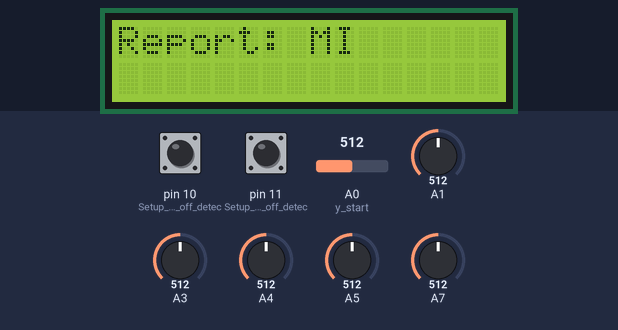
The sketch below on a simulated Arduino Uno, built with avr-gcc and run on an emulated ATmega328P. Shown: 16×2 character LCD. The inputs (shaded band) are chosen by the test bench; at power-on: A0 (y_start) = 512, pin 10 (Setup_for_leads_off_detec) LOW, pin 11 (Setup_for_leads_off_detec) LOW, A1 = 512, A3 = 512, A4 = 512, A5 = 512, A7 = 512. What the sketch prints to the serial monitor is not drawn.

Above: at 4.1 s.
4.2 s: A0 (y_start) set to 318
At 7.1 s:
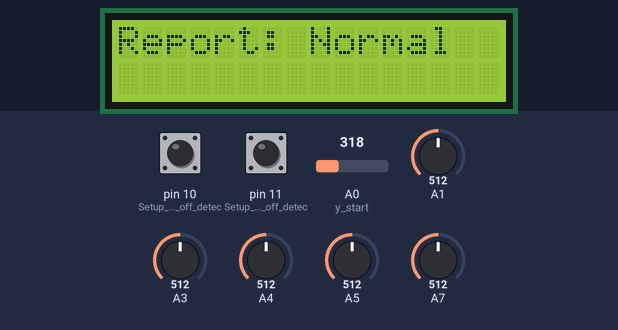
7.2 s: pin 10 (Setup_for_leads_off_detec) pulled HIGH for 0.15 s
10.3 s: pin 10 (Setup_for_leads_off_detec) pulled HIGH for 3.2 s
15.2 s: A0 (y_start) set to 306
18.2 s: pin 11 (Setup_for_leads_off_detec) pulled HIGH for 0.15 s
Timing chart, 0 to 21.2 s (numbered marks = the images above; inputs shaded):
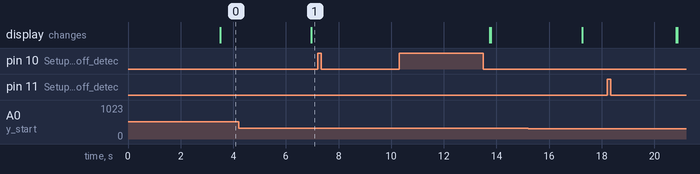

Measured:
- after the input at 4.2 s, the display: changes after 2.8 s (image 1)
- after the input at 7.2 s, every drawn part: stays the same

The sketch:

arduino.ino
```cpp
#include <Wire.h>
#include <LiquidCrystal_I2C.h>

LiquidCrystal_I2C lcd(0x27, 16, 2);
// SVM Weights
double w[] = {2.8985932476477125, -0.9270252682646416};
double c = -0.1931830992959192;
// Standar Scaler
double u = 288.58450704225353;
double p = 0.1361894949363624;
// Variable to help compute
int index = 0;
bool compute_svm = false;
float data_ecg[330];
int start = 0;
int finish = 0 ;
// Waves Value
float peak_value = 0;
int peak_index = 0;
float q_wave_value = 0;
float s_wave_value = 0;
float t_wave_value = 0;
int s_wave_index = 0;
int t_wave_index = 0;
float st_segment_value = 0;
// Eksponential Filter
float alpha=0.55;
float x_start;
float y_start =0;;
float y_prev = 0;


float mean(){
  float temp = 0;
  for(int i = 0; i <330; i++){
    temp += data_ecg[i];
  }

  float mean_value = temp / 330;
  u = mean_value;
}

float std_deviation(){
  float temp = 0;
  for(int i = 0; i <330; i++){
    temp += pow(data_ecg[i] - u, 2);
  }
  float dev = temp / 330;
  float std_dev = sqrt(dev);
  p = std_dev;
}

//SVM Compute
float svm_value(int q_wave, int st_segment){
  double temp = 0;
  temp += ((q_wave * w[0]));
  temp += ((st_segment * w[1]));
  return temp;
}

void svm(int svm_result){
  if (svm_result > c){
    lcd.clear();
    Serial.println("Report : Myocardial Infraction");
    Serial.print("Q Waves : ");
    Serial.println(q_wave_value);
    Serial.print("ST Segment : ");
    Serial.println(st_segment_value);
    Serial.print("Mean : ");
    Serial.println(u);
    Serial.print("Std dev : ");
    Serial.println(p);
    lcd.setCursor(0,0);
    lcd.print("Report: MI");
    compute_svm= true;
  }
  else {
    lcd.clear();
    Serial.println("Report : Noraml");
    Serial.print("Q Waves : ");
    Serial.println(q_wave_value);
    Serial.print("ST Segment : ");
    Serial.println(st_segment_value);
    Serial.print("Mean : ");
    Serial.println(u);
    Serial.print("Std dev : ");
    Serial.println(p);
    lcd.setCursor(0,0);
    lcd.print("Report: Normal");
    compute_svm= true;
  }
}

// Get R Waves Position
void get_peak_index(float value, int value_index){
  if (value > peak_value) {
    peak_value = value;
    peak_index = value_index;
  }
}

// Get Q Waves Value
float search_q_wave(int peaks_index){
  q_wave_value = data_ecg[peaks_index];
  for (int i = peaks_index-1; i > 0; i--){
    int temp = data_ecg[i];
    if (q_wave_value > temp){
      q_wave_value = temp;
    }
  }
  return (q_wave_value - u) * p;
}

// Get S Waves Position
float search_s_wave_index(int peaks_index) {
  s_wave_value = data_ecg[peaks_index];
  s_wave_index = 0;
  for (int i = peaks_index; i < 348; i++){
    int temp = data_ecg[i];
    if (s_wave_value > temp){
      s_wave_value = temp;
      s_wave_index = i;
    }
  }

  return s_wave_index;
}

// Get T Waves Position
float search_t_wave_index(int s_index) {
  t_wave_value = data_ecg[s_index];
  t_wave_index = 0;
  for (int i = s_index; i < 348; i++){
    int temp = data_ecg[i];
    if (t_wave_value < temp){
      t_wave_value = temp;
      t_wave_index = i;
    }
  }

  return t_wave_index;
}

// Compute ST Segment Value Mean
float calculate_st_segment(float s_index, float t_index){
  float temp = 0;
  for (int x=s_index; x<=t_index; x++){
    temp = temp + (data_ecg[x]- u) * p;
  }
  st_segment_value = temp / (t_index - s_index);
  return st_segment_value;
}

// Compute Time
void calculate_time(float start, float end){
  float time = end - start;
  Serial.print("Time : ");
  Serial.println(time);
}

// Reset All Variable
void reset_variables(){
  memset(data_ecg, 0, sizeof(data_ecg));
  peak_value = 0;
  peak_index = 0;
  q_wave_value = 0;
  s_wave_value = 0;
  t_wave_value = 0;
  s_wave_index = 0;
  t_wave_index = 0;
  st_segment_value = 0;
  start = 0;
  finish = 0;
  index = 0;
  compute_svm= false;
  delay(10);
}


void setup() {
  Serial.begin(9600);
  lcd.begin();
  pinMode(10, INPUT); // Setup for leads off detection LO +
  pinMode(11, INPUT); // Setup for leads off detection LO -
}

void loop() {
  if((digitalRead(10) == 1)||(digitalRead(11) == 1)){
    Serial.println('ECG Sensor Error');
  }
  else {
    // send the value of analog input 0:
    int temporary_value = analogRead(A0);

    x_start = temporary_value;
    y_start = (alpha * x_start) + (1 - alpha) * y_prev;

    get_peak_index(y_start, index);
    data_ecg[index] = analogRead(y_start);

    y_prev = y_start;


    if (index <= 327) {
      index += 1;
      delay(10);
    }
    else if (compute_svm == true) {
      reset_variables();
      delay(10);
    }
    else if (index >= 328) {
      start = millis();
      mean();
      std_deviation();
      float q_wave_now = search_q_wave(peak_index);
      float s_index_now = search_s_wave_index(peak_index);
      float t_index_now = search_t_wave_index(s_index_now);
      float st_segment_now = calculate_st_segment(s_index_now, t_index_now);
      float svm_equation = svm_value(q_wave_now, st_segment_now);
      svm(svm_equation);
      finish = millis();
      calculate_time(start, finish);
      delay(10);
    }
  }
}
```
